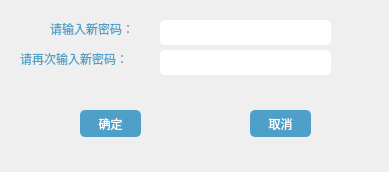
<?xml version="1.0" encoding="UTF-8"?>
<ui version="4.0">
 <class>PasswdDialog</class>
 <widget class="QDialog" name="PasswdDialog">
  <property name="geometry">
   <rect>
    <x>0</x>
    <y>0</y>
    <width>389</width>
    <height>172</height>
   </rect>
  </property>
  <property name="windowTitle">
   <string>修改密码</string>
  </property>
  <widget class="QLabel" name="label">
   <property name="geometry">
    <rect>
     <x>50</x>
     <y>20</y>
     <width>111</width>
     <height>17</height>
    </rect>
   </property>
   <property name="styleSheet">
    <string notr="true">color: rgb(78, 160, 201);
font: 10pt &quot;Agency FB&quot;;
border-style: hidden;</string>
   </property>
   <property name="text">
    <string>请输入新密码：</string>
   </property>
  </widget>
  <widget class="QLabel" name="label_2">
   <property name="geometry">
    <rect>
     <x>20</x>
     <y>50</y>
     <width>141</width>
     <height>17</height>
    </rect>
   </property>
   <property name="styleSheet">
    <string notr="true">color: rgb(78, 160, 201);
font: 10pt &quot;Agency FB&quot;;
border-style: hidden;</string>
   </property>
   <property name="text">
    <string>请再次输入新密码：</string>
   </property>
  </widget>
  <widget class="QLineEdit" name="newpw">
   <property name="geometry">
    <rect>
     <x>160</x>
     <y>20</y>
     <width>171</width>
     <height>25</height>
    </rect>
   </property>
   <property name="styleSheet">
    <string notr="true">border-radius: 5px; 
background-color: rgb(255, 255, 255);
color: rgb(78, 160, 201);</string>
   </property>
   <property name="echoMode">
    <enum>QLineEdit::Password</enum>
   </property>
  </widget>
  <widget class="QLineEdit" name="newpw1">
   <property name="geometry">
    <rect>
     <x>160</x>
     <y>50</y>
     <width>171</width>
     <height>25</height>
    </rect>
   </property>
   <property name="styleSheet">
    <string notr="true">border-radius: 5px; 
background-color: rgb(255, 255, 255);
color: rgb(78, 160, 201);</string>
   </property>
   <property name="echoMode">
    <enum>QLineEdit::Password</enum>
   </property>
  </widget>
  <widget class="QPushButton" name="pbt_OK">
   <property name="geometry">
    <rect>
     <x>80</x>
     <y>110</y>
     <width>61</width>
     <height>27</height>
    </rect>
   </property>
   <property name="styleSheet">
    <string notr="true">font: 10pt &quot;Agency FB&quot;;
color: rgb(255, 255, 255);
background-color: rgb(78, 160, 201);
border-radius: 5px; 
</string>
   </property>
   <property name="text">
    <string>确定</string>
   </property>
  </widget>
  <widget class="QPushButton" name="pbt_Cancle">
   <property name="geometry">
    <rect>
     <x>250</x>
     <y>110</y>
     <width>61</width>
     <height>27</height>
    </rect>
   </property>
   <property name="styleSheet">
    <string notr="true">font: 10pt &quot;Agency FB&quot;;
color: rgb(255, 255, 255);
background-color: rgb(78, 160, 201);
border-radius: 5px; 
</string>
   </property>
   <property name="text">
    <string>取消</string>
   </property>
  </widget>
 </widget>
 <resources/>
 <connections/>
</ui>
